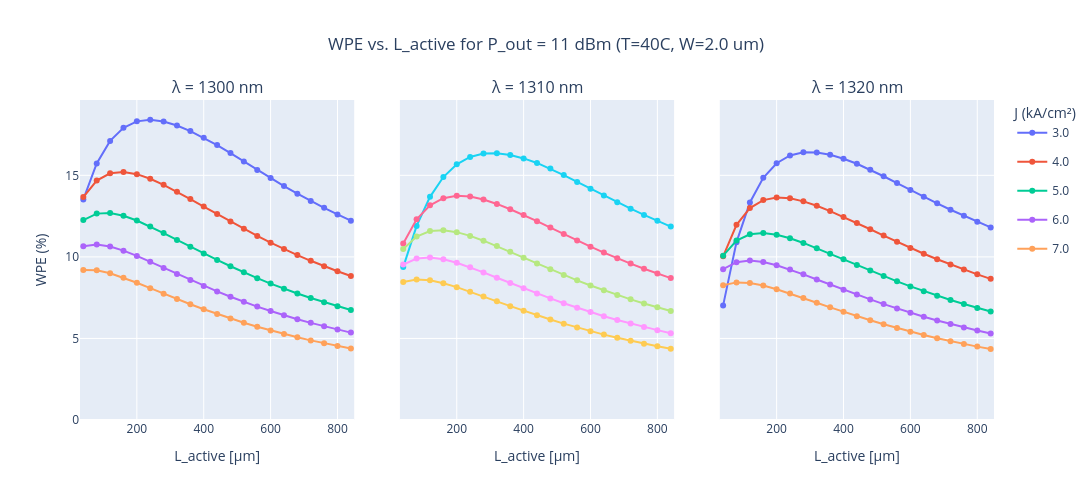
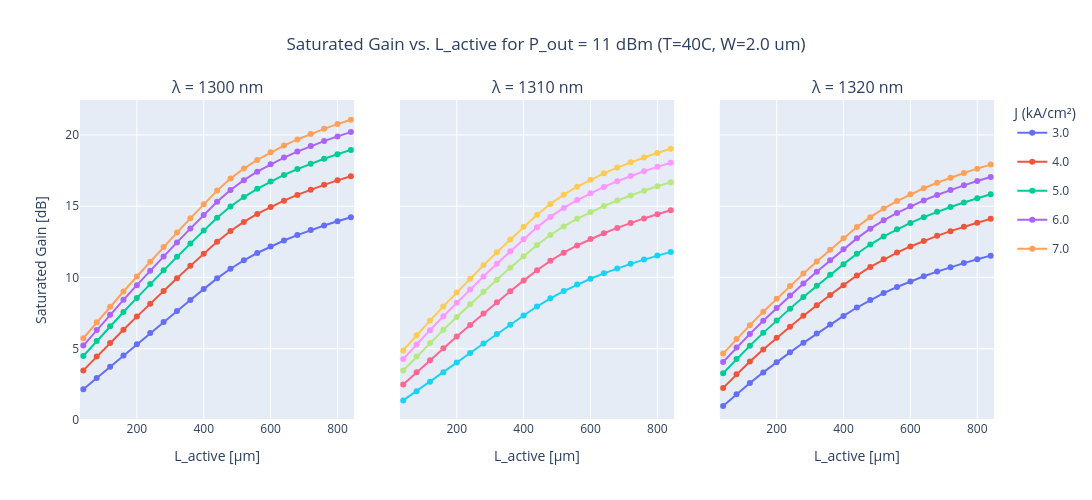
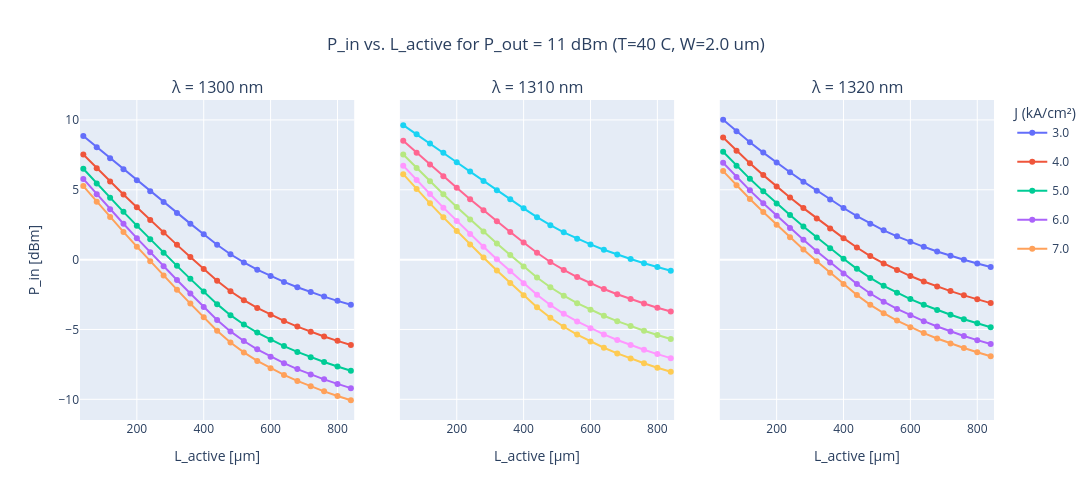

These figures' notebook cell, in order:
### Code cell
# --- Example call to the new WPE vs L_active plotter (Plotly) ---
print("\n--- Example Call to plot_wpe_vs_Lactive_for_fixed_Pout (Plotly) ---")
plotter_soa_instance = SOA(L_active_um=790) 
plotter_soa_instance.plot_wpe_vs_Lactive_for_fixed_Pout(T_C=40, target_Pout_dBm=11) 
plotter_soa_instance.plot_gain_pin_vs_Lactive_fixed_Pout(T_C=40, target_Pout_dBm=11)

### Figure 1 — Plotly figure (JSON) as saved in the notebook; plotly's stock layout.template omitted (floating-point values rounded to 4 significant figures)
{"data": [{"legendgroup": "J3.0", "mode": "lines+markers", "name": "3.0", "showlegend": true, "type": "scatter", "x": [40, 80, 120, 160, 200, 240, 280, 320, 360, 400, 440, 480, 520, 560, 600, 640, 680, 720, 760, 800, 840], "xaxis": "x", "y": [13.52, 15.73, 17.11, 17.92, 18.31, 18.41, 18.3, 18.05, 17.71, 17.3, 16.86, 16.37, 15.85, 15.33, 14.83, 14.34, 13.88, 13.43, 13.01, 12.6, 12.22], "yaxis": "y"}, {"legendgroup": "J4.0", "mode": "lines+markers", "name": "4.0", "showlegend": true, "type": "scatter", "x": [40, 80, 120, 160, 200, 240, 280, 320, 360, 400, 440, 480, 520, 560, 600, 640, 680, 720, 760, 800, 840], "xaxis": "x", "y": [13.67, 14.68, 15.12, 15.21, 15.07, 14.79, 14.42, 13.99, 13.55, 13.09, 12.63, 12.17, 11.72, 11.28, 10.87, 10.48, 10.11, 9.76, 9.431, 9.121, 8.827], "yaxis": "y"}, {"legendgroup": "J5.0", "mode": "lines+markers", "name": "5.0", "showlegend": true, "type": "scatter", "x": [40, 80, 120, 160, 200, 240, 280, 320, 360, 400, 440, 480, 520, 560, 600, 640, 680, 720, 760, 800, 840], "xaxis": "x", "y": [12.26, 12.65, 12.69, 12.52, 12.23, 11.86, 11.46, 11.04, 10.62, 10.21, 9.813, 9.425, 9.051, 8.697, 8.363, 8.049, 7.754, 7.477, 7.217, 6.972, 6.741], "yaxis": "y"}, {"legendgroup": "J6.0", "mode": "lines+markers", "name": "6.0", "showlegend": true, "type": "scatter", "x": [40, 80, 120, 160, 200, 240, 280, 320, 360, 400, 440, 480, 520, 560, 600, 640, 680, 720, 760, 800, 840], "xaxis": "x", "y": [10.65, 10.76, 10.64, 10.38, 10.06, 9.697, 9.321, 8.945, 8.576, 8.221, 7.882, 7.557, 7.246, 6.954, 6.679, 6.422, 6.181, 5.956, 5.744, 5.545, 5.358], "yaxis": "y"}, {"legendgroup": "J7.0", "mode": "lines+markers", "name": "7.0", "showlegend": true, "type": "scatter", "x": [40, 80, 120, 160, 200, 240, 280, 320, 360, 400, 440, 480, 520, 560, 600, 640, 680, 720, 760, 800, 840], "xaxis": "x", "y": [9.196, 9.176, 8.995, 8.727, 8.414, 8.081, 7.744, 7.414, 7.094, 6.789, 6.499, 6.223, 5.961, 5.716, 5.486, 5.271, 5.07, 4.882, 4.705, 4.54, 4.384], "yaxis": "y"}, {"legendgroup": "J3.0", "mode": "lines+markers", "name": "3.0", "showlegend": false, "type": "scatter", "x": [40, 80, 120, 160, 200, 240, 280, 320, 360, 400, 440, 480, 520, 560, 600, 640, 680, 720, 760, 800, 840], "xaxis": "x2", "y": [9.376, 11.9, 13.68, 14.9, 15.68, 16.13, 16.33, 16.36, 16.25, 16.04, 15.76, 15.41, 15.01, 14.6, 14.17, 13.76, 13.35, 12.95, 12.57, 12.21, 11.86], "yaxis": "y2"}, {"legendgroup": "J4.0", "mode": "lines+markers", "name": "4.0", "showlegend": false, "type": "scatter", "x": [40, 80, 120, 160, 200, 240, 280, 320, 360, 400, 440, 480, 520, 560, 600, 640, 680, 720, 760, 800, 840], "xaxis": "x2", "y": [10.82, 12.3, 13.16, 13.6, 13.75, 13.7, 13.52, 13.25, 12.92, 12.56, 12.19, 11.8, 11.4, 11.01, 10.63, 10.26, 9.917, 9.588, 9.276, 8.98, 8.699], "yaxis": "y2"}, {"legendgroup": "J5.0", "mode": "lines+markers", "name": "5.0", "showlegend": false, "type": "scatter", "x": [40, 80, 120, 160, 200, 240, 280, 320, 360, 400, 440, 480, 520, 560, 600, 640, 680, 720, 760, 800, 840], "xaxis": "x2", "y": [10.48, 11.25, 11.58, 11.64, 11.52, 11.29, 10.99, 10.66, 10.31, 9.952, 9.598, 9.244, 8.897, 8.564, 8.247, 7.947, 7.664, 7.397, 7.144, 6.906, 6.682], "yaxis": "y2"}, {"legendgroup": "J6.0", "mode": "lines+markers", "name": "6.0", "showlegend": false, "type": "scatter", "x": [40, 80, 120, 160, 200, 240, 280, 320, 360, 400, 440, 480, 520, 560, 600, 640, 680, 720, 760, 800, 840], "xaxis": "x2", "y": [9.528, 9.895, 9.964, 9.854, 9.638, 9.36, 9.049, 8.724, 8.396, 8.073, 7.76, 7.454, 7.159, 6.879, 6.614, 6.365, 6.131, 5.911, 5.704, 5.508, 5.325], "yaxis": "y2"}, {"legendgroup": "J7.0", "mode": "lines+markers", "name": "7.0", "showlegend": false, "type": "scatter", "x": [40, 80, 120, 160, 200, 240, 280, 320, 360, 400, 440, 480, 520, 560, 600, 640, 680, 720, 760, 800, 840], "xaxis": "x2", "y": [8.467, 8.619, 8.563, 8.387, 8.144, 7.865, 7.571, 7.273, 6.979, 6.694, 6.421, 6.158, 5.906, 5.668, 5.445, 5.235, 5.038, 4.853, 4.68, 4.517, 4.363], "yaxis": "y2"}, {"legendgroup": "J3.0", "mode": "lines+markers", "name": "3.0", "showlegend": false, "type": "scatter", "x": [40, 80, 120, 160, 200, 240, 280, 320, 360, 400, 440, 480, 520, 560, 600, 640, 680, 720, 760, 800, 840], "xaxis": "x3", "y": [7.025, 10.9, 13.34, 14.85, 15.74, 16.22, 16.41, 16.4, 16.26, 16.02, 15.71, 15.35, 14.94, 14.52, 14.1, 13.69, 13.28, 12.89, 12.51, 12.15, 11.81], "yaxis": "y3"}, {"legendgroup": "J4.0", "mode": "lines+markers", "name": "4.0", "showlegend": false, "type": "scatter", "x": [40, 80, 120, 160, 200, 240, 280, 320, 360, 400, 440, 480, 520, 560, 600, 640, 680, 720, 760, 800, 840], "xaxis": "x3", "y": [10.04, 11.97, 12.99, 13.48, 13.64, 13.59, 13.4, 13.13, 12.81, 12.45, 12.08, 11.7, 11.31, 10.92, 10.55, 10.19, 9.853, 9.529, 9.222, 8.93, 8.654], "yaxis": "y3"}, {"legendgroup": "J5.0", "mode": "lines+markers", "name": "5.0", "showlegend": false, "type": "scatter", "x": [40, 80, 120, 160, 200, 240, 280, 320, 360, 400, 440, 480, 520, 560, 600, 640, 680, 720, 760, 800, 840], "xaxis": "x3", "y": [10.08, 11.0, 11.38, 11.46, 11.36, 11.14, 10.86, 10.53, 10.2, 9.85, 9.506, 9.163, 8.825, 8.5, 8.19, 7.896, 7.618, 7.355, 7.107, 6.872, 6.65], "yaxis": "y3"}, {"legendgroup": "J6.0", "mode": "lines+markers", "name": "6.0", "showlegend": false, "type": "scatter", "x": [40, 80, 120, 160, 200, 240, 280, 320, 360, 400, 440, 480, 520, 560, 600, 640, 680, 720, 760, 800, 840], "xaxis": "x3", "y": [9.249, 9.677, 9.774, 9.684, 9.485, 9.224, 8.928, 8.618, 8.303, 7.992, 7.69, 7.393, 7.106, 6.832, 6.573, 6.329, 6.098, 5.881, 5.677, 5.484, 5.302], "yaxis": "y3"}, {"legendgroup": "J7.0", "mode": "lines+markers", "name": "7.0", "showlegend": false, "type": "scatter", "x": [40, 80, 120, 160, 200, 240, 280, 320, 360, 400, 440, 480, 520, 560, 600, 640, 680, 720, 760, 800, 840], "xaxis": "x3", "y": [8.256, 8.438, 8.402, 8.244, 8.017, 7.754, 7.474, 7.189, 6.907, 6.632, 6.368, 6.112, 5.866, 5.634, 5.414, 5.208, 5.014, 4.832, 4.66, 4.499, 4.347], "yaxis": "y3"}], "layout": {"annotations": [{"font": {"size": 16}, "showarrow": false, "text": "λ = 1300 nm", "x": 0.15, "xanchor": "center", "xref": "paper", "y": 1, "yanchor": "bottom", "yref": "paper"}, {"font": {"size": 16}, "showarrow": false, "text": "λ = 1310 nm", "x": 0.5, "xanchor": "center", "xref": "paper", "y": 1, "yanchor": "bottom", "yref": "paper"}, {"font": {"size": 16}, "showarrow": false, "text": "λ = 1320 nm", "x": 0.85, "xanchor": "center", "xref": "paper", "y": 1, "yanchor": "bottom", "yref": "paper"}], "height": 500, "legend": {"title": {"text": "J (kA/cm²)"}}, "title": {"text": "WPE vs. L_active for P_out = 11 dBm (T=40C, W=2.0 um)", "x": 0.5}, "width": 1200, "xaxis": {"anchor": "y", "domain": [0, 0.3], "range": [30, 850], "title": {"text": "L_active [µm]"}}, "xaxis2": {"anchor": "y2", "domain": [0.35, 0.65], "range": [30, 850], "title": {"text": "L_active [µm]"}}, "xaxis3": {"anchor": "y3", "domain": [0.7, 1], "range": [30, 850], "title": {"text": "L_active [µm]"}}, "yaxis": {"anchor": "x", "domain": [0, 1], "rangemode": "tozero", "title": {"text": "WPE (%)"}}, "yaxis2": {"anchor": "x2", "domain": [0, 1], "matches": "y", "rangemode": "tozero", "showticklabels": false}, "yaxis3": {"anchor": "x3", "domain": [0, 1], "matches": "y", "rangemode": "tozero", "showticklabels": false}}}

### Figure 2 — Plotly figure (JSON) as saved in the notebook; plotly's stock layout.template omitted (floating-point values rounded to 4 significant figures)
{"data": [{"legendgroup": "J3.0", "mode": "lines+markers", "name": "3.0", "showlegend": true, "type": "scatter", "x": [40, 80, 120, 160, 200, 240, 280, 320, 360, 400, 440, 480, 520, 560, 600, 640, 680, 720, 760, 800, 840], "xaxis": "x", "y": [2.156, 2.947, 3.738, 4.528, 5.315, 6.099, 6.879, 7.654, 8.423, 9.184, 9.937, 10.61, 11.2, 11.72, 12.18, 12.59, 12.97, 13.32, 13.65, 13.95, 14.23], "yaxis": "y"}, {"legendgroup": "J4.0", "mode": "lines+markers", "name": "4.0", "showlegend": true, "type": "scatter", "x": [40, 80, 120, 160, 200, 240, 280, 320, 360, 400, 440, 480, 520, 560, 600, 640, 680, 720, 760, 800, 840], "xaxis": "x", "y": [3.48, 4.45, 5.4, 6.334, 7.255, 8.163, 9.059, 9.944, 10.81, 11.67, 12.51, 13.26, 13.9, 14.46, 14.95, 15.39, 15.79, 16.16, 16.5, 16.81, 17.11], "yaxis": "y"}, {"legendgroup": "J5.0", "mode": "lines+markers", "name": "5.0", "showlegend": true, "type": "scatter", "x": [40, 80, 120, 160, 200, 240, 280, 320, 360, 400, 440, 480, 520, 560, 600, 640, 680, 720, 760, 800, 840], "xaxis": "x", "y": [4.491, 5.546, 6.573, 7.579, 8.567, 9.541, 10.5, 11.45, 12.38, 13.29, 14.19, 14.98, 15.64, 16.22, 16.73, 17.19, 17.6, 17.98, 18.33, 18.65, 18.95], "yaxis": "y"}, {"legendgroup": "J6.0", "mode": "lines+markers", "name": "6.0", "showlegend": true, "type": "scatter", "x": [40, 80, 120, 160, 200, 240, 280, 320, 360, 400, 440, 480, 520, 560, 600, 640, 680, 720, 760, 800, 840], "xaxis": "x", "y": [5.223, 6.319, 7.386, 8.432, 9.461, 10.48, 11.48, 12.46, 13.43, 14.38, 15.32, 16.14, 16.83, 17.42, 17.95, 18.41, 18.83, 19.22, 19.57, 19.9, 20.2], "yaxis": "y"}, {"legendgroup": "J7.0", "mode": "lines+markers", "name": "7.0", "showlegend": true, "type": "scatter", "x": [40, 80, 120, 160, 200, 240, 280, 320, 360, 400, 440, 480, 520, 560, 600, 640, 680, 720, 760, 800, 840], "xaxis": "x", "y": [5.735, 6.853, 7.943, 9.014, 10.07, 11.11, 12.14, 13.15, 14.15, 15.13, 16.09, 16.94, 17.64, 18.25, 18.78, 19.26, 19.68, 20.07, 20.43, 20.76, 21.07], "yaxis": "y"}, {"legendgroup": "J3.0", "mode": "lines+markers", "name": "3.0", "showlegend": false, "type": "scatter", "x": [40, 80, 120, 160, 200, 240, 280, 320, 360, 400, 440, 480, 520, 560, 600, 640, 680, 720, 760, 800, 840], "xaxis": "x2", "y": [1.375, 2.026, 2.688, 3.356, 4.027, 4.698, 5.366, 6.029, 6.684, 7.329, 7.961, 8.537, 9.045, 9.501, 9.912, 10.29, 10.63, 10.96, 11.25, 11.53, 11.8], "yaxis": "y2"}, {"legendgroup": "J4.0", "mode": "lines+markers", "name": "4.0", "showlegend": false, "type": "scatter", "x": [40, 80, 120, 160, 200, 240, 280, 320, 360, 400, 440, 480, 520, 560, 600, 640, 680, 720, 760, 800, 840], "xaxis": "x2", "y": [2.491, 3.349, 4.196, 5.034, 5.86, 6.673, 7.474, 8.259, 9.028, 9.78, 10.51, 11.17, 11.74, 12.24, 12.7, 13.11, 13.48, 13.82, 14.14, 14.44, 14.72], "yaxis": "y2"}, {"legendgroup": "J5.0", "mode": "lines+markers", "name": "5.0", "showlegend": false, "type": "scatter", "x": [40, 80, 120, 160, 200, 240, 280, 320, 360, 400, 440, 480, 520, 560, 600, 640, 680, 720, 760, 800, 840], "xaxis": "x2", "y": [3.477, 4.45, 5.397, 6.324, 7.231, 8.119, 8.99, 9.841, 10.67, 11.49, 12.27, 12.98, 13.58, 14.12, 14.59, 15.01, 15.4, 15.76, 16.09, 16.4, 16.68], "yaxis": "y2"}, {"legendgroup": "J6.0", "mode": "lines+markers", "name": "6.0", "showlegend": false, "type": "scatter", "x": [40, 80, 120, 160, 200, 240, 280, 320, 360, 400, 440, 480, 520, 560, 600, 640, 680, 720, 760, 800, 840], "xaxis": "x2", "y": [4.273, 5.304, 6.303, 7.278, 8.23, 9.162, 10.07, 10.97, 11.84, 12.69, 13.52, 14.25, 14.88, 15.43, 15.91, 16.35, 16.75, 17.11, 17.45, 17.76, 18.05], "yaxis": "y2"}, {"legendgroup": "J7.0", "mode": "lines+markers", "name": "7.0", "showlegend": false, "type": "scatter", "x": [40, 80, 120, 160, 200, 240, 280, 320, 360, 400, 440, 480, 520, 560, 600, 640, 680, 720, 760, 800, 840], "xaxis": "x2", "y": [4.88, 5.941, 6.969, 7.972, 8.952, 9.912, 10.85, 11.77, 12.67, 13.55, 14.41, 15.16, 15.81, 16.37, 16.86, 17.31, 17.71, 18.08, 18.42, 18.74, 19.03], "yaxis": "y2"}, {"legendgroup": "J3.0", "mode": "lines+markers", "name": "3.0", "showlegend": false, "type": "scatter", "x": [40, 80, 120, 160, 200, 240, 280, 320, 360, 400, 440, 480, 520, 560, 600, 640, 680, 720, 760, 800, 840], "xaxis": "x3", "y": [0.9871, 1.815, 2.595, 3.339, 4.055, 4.746, 5.416, 6.066, 6.695, 7.304, 7.892, 8.428, 8.904, 9.334, 9.724, 10.08, 10.41, 10.72, 11.01, 11.28, 11.53], "yaxis": "y3"}, {"legendgroup": "J4.0", "mode": "lines+markers", "name": "4.0", "showlegend": false, "type": "scatter", "x": [40, 80, 120, 160, 200, 240, 280, 320, 360, 400, 440, 480, 520, 560, 600, 640, 680, 720, 760, 800, 840], "xaxis": "x3", "y": [2.253, 3.212, 4.104, 4.951, 5.764, 6.55, 7.311, 8.05, 8.767, 9.462, 10.13, 10.74, 11.27, 11.75, 12.18, 12.56, 12.92, 13.25, 13.56, 13.84, 14.11], "yaxis": "y3"}, {"legendgroup": "J5.0", "mode": "lines+markers", "name": "5.0", "showlegend": false, "type": "scatter", "x": [40, 80, 120, 160, 200, 240, 280, 320, 360, 400, 440, 480, 520, 560, 600, 640, 680, 720, 760, 800, 840], "xaxis": "x3", "y": [3.278, 4.28, 5.218, 6.113, 6.977, 7.814, 8.628, 9.419, 10.19, 10.94, 11.66, 12.31, 12.88, 13.38, 13.83, 14.23, 14.6, 14.95, 15.26, 15.56, 15.84], "yaxis": "y3"}, {"legendgroup": "J6.0", "mode": "lines+markers", "name": "6.0", "showlegend": false, "type": "scatter", "x": [40, 80, 120, 160, 200, 240, 280, 320, 360, 400, 440, 480, 520, 560, 600, 640, 680, 720, 760, 800, 840], "xaxis": "x3", "y": [4.065, 5.081, 6.041, 6.964, 7.858, 8.728, 9.574, 10.4, 11.2, 11.98, 12.74, 13.42, 14.01, 14.53, 14.99, 15.41, 15.79, 16.14, 16.46, 16.76, 17.05], "yaxis": "y3"}, {"legendgroup": "J7.0", "mode": "lines+markers", "name": "7.0", "showlegend": false, "type": "scatter", "x": [40, 80, 120, 160, 200, 240, 280, 320, 360, 400, 440, 480, 520, 560, 600, 640, 680, 720, 760, 800, 840], "xaxis": "x3", "y": [4.661, 5.682, 6.656, 7.597, 8.511, 9.402, 10.27, 11.12, 11.95, 12.75, 13.53, 14.23, 14.83, 15.36, 15.83, 16.26, 16.65, 17.0, 17.33, 17.63, 17.92], "yaxis": "y3"}], "layout": {"annotations": [{"font": {"size": 16}, "showarrow": false, "text": "λ = 1300 nm", "x": 0.15, "xanchor": "center", "xref": "paper", "y": 1, "yanchor": "bottom", "yref": "paper"}, {"font": {"size": 16}, "showarrow": false, "text": "λ = 1310 nm", "x": 0.5, "xanchor": "center", "xref": "paper", "y": 1, "yanchor": "bottom", "yref": "paper"}, {"font": {"size": 16}, "showarrow": false, "text": "λ = 1320 nm", "x": 0.85, "xanchor": "center", "xref": "paper", "y": 1, "yanchor": "bottom", "yref": "paper"}], "height": 500, "legend": {"title": {"text": "J (kA/cm²)"}}, "title": {"text": "Saturated Gain vs. L_active for P_out = 11 dBm (T=40C, W=2.0 um)", "x": 0.5}, "width": 1200, "xaxis": {"anchor": "y", "domain": [0, 0.3], "range": [30, 850], "title": {"text": "L_active [µm]"}}, "xaxis2": {"anchor": "y2", "domain": [0.35, 0.65], "range": [30, 850], "title": {"text": "L_active [µm]"}}, "xaxis3": {"anchor": "y3", "domain": [0.7, 1], "range": [30, 850], "title": {"text": "L_active [µm]"}}, "yaxis": {"anchor": "x", "domain": [0, 1], "rangemode": "tozero", "title": {"text": "Saturated Gain [dB]"}}, "yaxis2": {"anchor": "x2", "domain": [0, 1], "matches": "y", "rangemode": "tozero", "showticklabels": false}, "yaxis3": {"anchor": "x3", "domain": [0, 1], "matches": "y", "rangemode": "tozero", "showticklabels": false}}}

### Figure 3 — Plotly figure (JSON) as saved in the notebook; plotly's stock layout.template omitted (floating-point values rounded to 4 significant figures)
{"data": [{"legendgroup": "J3.0", "mode": "lines+markers", "name": "3.0", "showlegend": true, "type": "scatter", "x": [40, 80, 120, 160, 200, 240, 280, 320, 360, 400, 440, 480, 520, 560, 600, 640, 680, 720, 760, 800, 840], "xaxis": "x", "y": [8.844, 8.053, 7.262, 6.472, 5.685, 4.901, 4.121, 3.346, 2.577, 1.816, 1.063, 0.3858, -0.2, -0.7161, -1.177, -1.594, -1.975, -2.324, -2.648, -2.949, -3.231], "yaxis": "y"}, {"legendgroup": "J4.0", "mode": "lines+markers", "name": "4.0", "showlegend": true, "type": "scatter", "x": [40, 80, 120, 160, 200, 240, 280, 320, 360, 400, 440, 480, 520, 560, 600, 640, 680, 720, 760, 800, 840], "xaxis": "x", "y": [7.52, 6.55, 5.6, 4.666, 3.745, 2.837, 1.941, 1.056, 0.1852, -0.672, -1.514, -2.262, -2.899, -3.455, -3.948, -4.39, -4.792, -5.16, -5.498, -5.813, -6.106], "yaxis": "y"}, {"legendgroup": "J5.0", "mode": "lines+markers", "name": "5.0", "showlegend": true, "type": "scatter", "x": [40, 80, 120, 160, 200, 240, 280, 320, 360, 400, 440, 480, 520, 560, 600, 640, 680, 720, 760, 800, 840], "xaxis": "x", "y": [6.509, 5.454, 4.427, 3.421, 2.433, 1.459, 0.4993, -0.4458, -1.376, -2.29, -3.186, -3.976, -4.644, -5.223, -5.734, -6.191, -6.605, -6.982, -7.329, -7.651, -7.95], "yaxis": "y"}, {"legendgroup": "J6.0", "mode": "lines+markers", "name": "6.0", "showlegend": true, "type": "scatter", "x": [40, 80, 120, 160, 200, 240, 280, 320, 360, 400, 440, 480, 520, 560, 600, 640, 680, 720, 760, 800, 840], "xaxis": "x", "y": [5.777, 4.681, 3.614, 2.568, 1.539, 0.5246, -0.4751, -1.46, -2.43, -3.382, -4.317, -5.137, -5.827, -6.422, -6.945, -7.412, -7.834, -8.218, -8.571, -8.897, -9.201], "yaxis": "y"}, {"legendgroup": "J7.0", "mode": "lines+markers", "name": "7.0", "showlegend": true, "type": "scatter", "x": [40, 80, 120, 160, 200, 240, 280, 320, 360, 400, 440, 480, 520, 560, 600, 640, 680, 720, 760, 800, 840], "xaxis": "x", "y": [5.265, 4.147, 3.057, 1.986, 0.9305, -0.1104, -1.137, -2.151, -3.149, -4.13, -5.094, -5.937, -6.643, -7.249, -7.782, -8.256, -8.683, -9.073, -9.43, -9.76, -10.07], "yaxis": "y"}, {"legendgroup": "J3.0", "mode": "lines+markers", "name": "3.0", "showlegend": false, "type": "scatter", "x": [40, 80, 120, 160, 200, 240, 280, 320, 360, 400, 440, 480, 520, 560, 600, 640, 680, 720, 760, 800, 840], "xaxis": "x2", "y": [9.625, 8.974, 8.312, 7.644, 6.973, 6.302, 5.634, 4.971, 4.316, 3.671, 3.039, 2.463, 1.955, 1.499, 1.088, 0.7113, 0.3651, 0.04448, -0.2541, -0.5335, -0.7959], "yaxis": "y2"}, {"legendgroup": "J4.0", "mode": "lines+markers", "name": "4.0", "showlegend": false, "type": "scatter", "x": [40, 80, 120, 160, 200, 240, 280, 320, 360, 400, 440, 480, 520, 560, 600, 640, 680, 720, 760, 800, 840], "xaxis": "x2", "y": [8.509, 7.651, 6.804, 5.966, 5.14, 4.327, 3.526, 2.741, 1.972, 1.22, 0.4881, -0.1691, -0.7398, -1.244, -1.696, -2.105, -2.479, -2.823, -3.142, -3.44, -3.718], "yaxis": "y2"}, {"legendgroup": "J5.0", "mode": "lines+markers", "name": "5.0", "showlegend": false, "type": "scatter", "x": [40, 80, 120, 160, 200, 240, 280, 320, 360, 400, 440, 480, 520, 560, 600, 640, 680, 720, 760, 800, 840], "xaxis": "x2", "y": [7.523, 6.55, 5.603, 4.676, 3.769, 2.881, 2.01, 1.159, 0.3264, -0.4852, -1.275, -1.979, -2.584, -3.115, -3.588, -4.015, -4.403, -4.76, -5.09, -5.396, -5.682], "yaxis": "y2"}, {"legendgroup": "J6.0", "mode": "lines+markers", "name": "6.0", "showlegend": false, "type": "scatter", "x": [40, 80, 120, 160, 200, 240, 280, 320, 360, 400, 440, 480, 520, 560, 600, 640, 680, 720, 760, 800, 840], "xaxis": "x2", "y": [6.727, 5.696, 4.697, 3.722, 2.77, 1.838, 0.9254, 0.03289, -0.8391, -1.69, -2.517, -3.251, -3.879, -4.428, -4.914, -5.352, -5.75, -6.114, -6.45, -6.762, -7.053], "yaxis": "y2"}, {"legendgroup": "J7.0", "mode": "lines+markers", "name": "7.0", "showlegend": false, "type": "scatter", "x": [40, 80, 120, 160, 200, 240, 280, 320, 360, 400, 440, 480, 520, 560, 600, 640, 680, 720, 760, 800, 840], "xaxis": "x2", "y": [6.12, 5.059, 4.031, 3.028, 2.048, 1.088, 0.1476, -0.7727, -1.672, -2.55, -3.405, -4.161, -4.805, -5.366, -5.862, -6.307, -6.711, -7.081, -7.421, -7.737, -8.031], "yaxis": "y2"}, {"legendgroup": "J3.0", "mode": "lines+markers", "name": "3.0", "showlegend": false, "type": "scatter", "x": [40, 80, 120, 160, 200, 240, 280, 320, 360, 400, 440, 480, 520, 560, 600, 640, 680, 720, 760, 800, 840], "xaxis": "x3", "y": [10.01, 9.185, 8.405, 7.661, 6.945, 6.254, 5.584, 4.934, 4.305, 3.696, 3.108, 2.572, 2.096, 1.666, 1.276, 0.9175, 0.5866, 0.2791, -0.008011, -0.2773, -0.5309], "yaxis": "y3"}, {"legendgroup": "J4.0", "mode": "lines+markers", "name": "4.0", "showlegend": false, "type": "scatter", "x": [40, 80, 120, 160, 200, 240, 280, 320, 360, 400, 440, 480, 520, 560, 600, 640, 680, 720, 760, 800, 840], "xaxis": "x3", "y": [8.747, 7.788, 6.896, 6.049, 5.236, 4.45, 3.689, 2.95, 2.233, 1.538, 0.8651, 0.258, -0.2744, -0.7485, -1.176, -1.565, -1.922, -2.252, -2.558, -2.845, -3.113], "yaxis": "y3"}, {"legendgroup": "J5.0", "mode": "lines+markers", "name": "5.0", "showlegend": false, "type": "scatter", "x": [40, 80, 120, 160, 200, 240, 280, 320, 360, 400, 440, 480, 520, 560, 600, 640, 680, 720, 760, 800, 840], "xaxis": "x3", "y": [7.722, 6.72, 5.782, 4.887, 4.023, 3.186, 2.372, 1.581, 0.8117, 0.06418, -0.661, -1.312, -1.877, -2.378, -2.826, -3.233, -3.604, -3.947, -4.264, -4.56, -4.837], "yaxis": "y3"}, {"legendgroup": "J6.0", "mode": "lines+markers", "name": "6.0", "showlegend": false, "type": "scatter", "x": [40, 80, 120, 160, 200, 240, 280, 320, 360, 400, 440, 480, 520, 560, 600, 640, 680, 720, 760, 800, 840], "xaxis": "x3", "y": [6.935, 5.919, 4.959, 4.036, 3.142, 2.272, 1.426, 0.6005, -0.2031, -0.985, -1.745, -2.424, -3.011, -3.528, -3.99, -4.407, -4.788, -5.138, -5.462, -5.764, -6.046], "yaxis": "y3"}, {"legendgroup": "J7.0", "mode": "lines+markers", "name": "7.0", "showlegend": false, "type": "scatter", "x": [40, 80, 120, 160, 200, 240, 280, 320, 360, 400, 440, 480, 520, 560, 600, 640, 680, 720, 760, 800, 840], "xaxis": "x3", "y": [6.339, 5.318, 4.344, 3.403, 2.489, 1.598, 0.7288, -0.1193, -0.9462, -1.752, -2.535, -3.233, -3.835, -4.363, -4.834, -5.258, -5.645, -6.001, -6.329, -6.634, -6.919], "yaxis": "y3"}], "layout": {"annotations": [{"font": {"size": 16}, "showarrow": false, "text": "λ = 1300 nm", "x": 0.15, "xanchor": "center", "xref": "paper", "y": 1, "yanchor": "bottom", "yref": "paper"}, {"font": {"size": 16}, "showarrow": false, "text": "λ = 1310 nm", "x": 0.5, "xanchor": "center", "xref": "paper", "y": 1, "yanchor": "bottom", "yref": "paper"}, {"font": {"size": 16}, "showarrow": false, "text": "λ = 1320 nm", "x": 0.85, "xanchor": "center", "xref": "paper", "y": 1, "yanchor": "bottom", "yref": "paper"}], "height": 500, "legend": {"title": {"text": "J (kA/cm²)"}}, "title": {"text": "P_in vs. L_active for P_out = 11 dBm (T=40 C, W=2.0 um)", "x": 0.5}, "width": 1200, "xaxis": {"anchor": "y", "domain": [0, 0.3], "range": [30, 850], "title": {"text": "L_active [µm]"}}, "xaxis2": {"anchor": "y2", "domain": [0.35, 0.65], "range": [30, 850], "title": {"text": "L_active [µm]"}}, "xaxis3": {"anchor": "y3", "domain": [0.7, 1], "range": [30, 850], "title": {"text": "L_active [µm]"}}, "yaxis": {"anchor": "x", "domain": [0, 1], "title": {"text": "P_in [dBm]"}}, "yaxis2": {"anchor": "x2", "domain": [0, 1], "matches": "y", "showticklabels": false}, "yaxis3": {"anchor": "x3", "domain": [0, 1], "matches": "y", "showticklabels": false}}}
